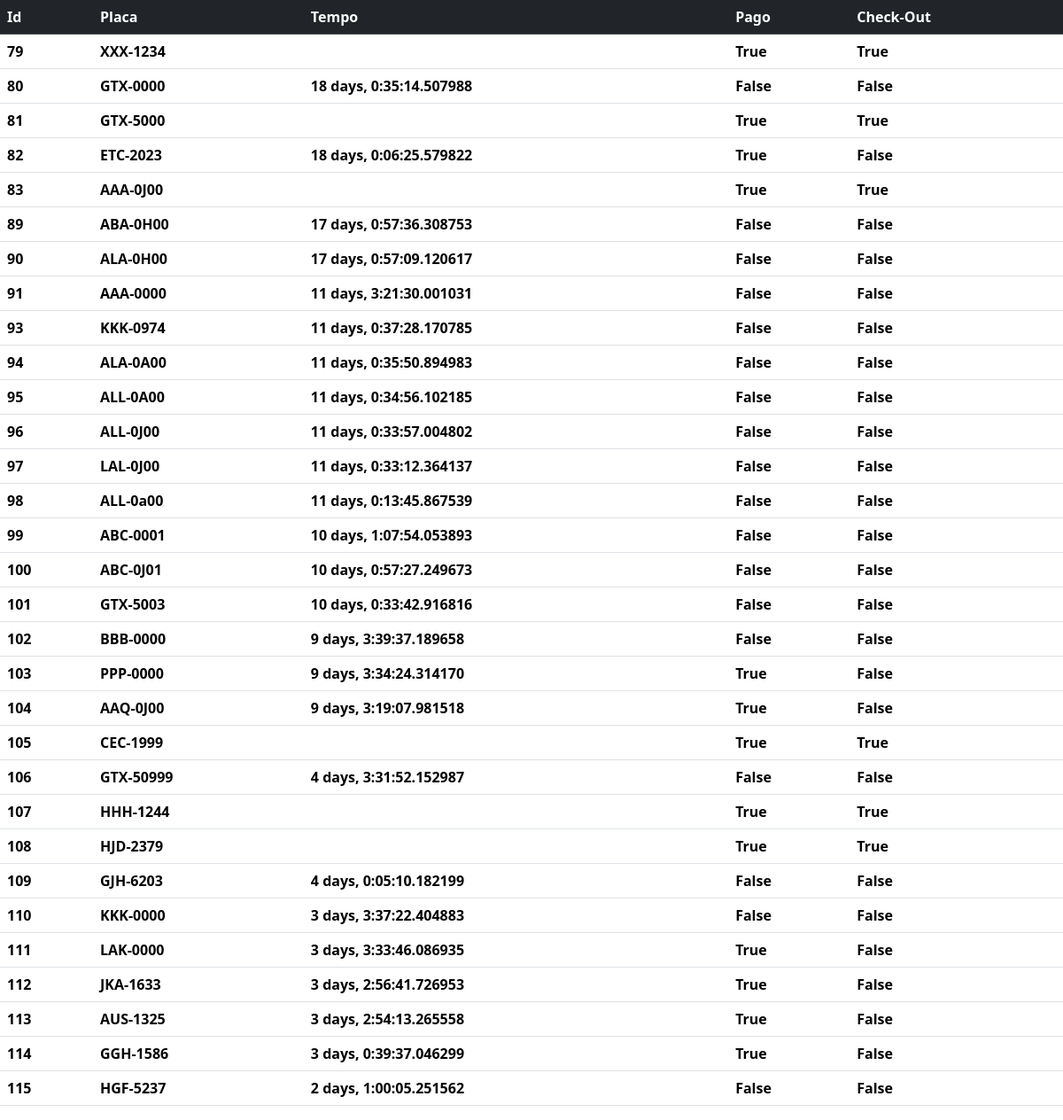
The app's page /parking/list/, older data.
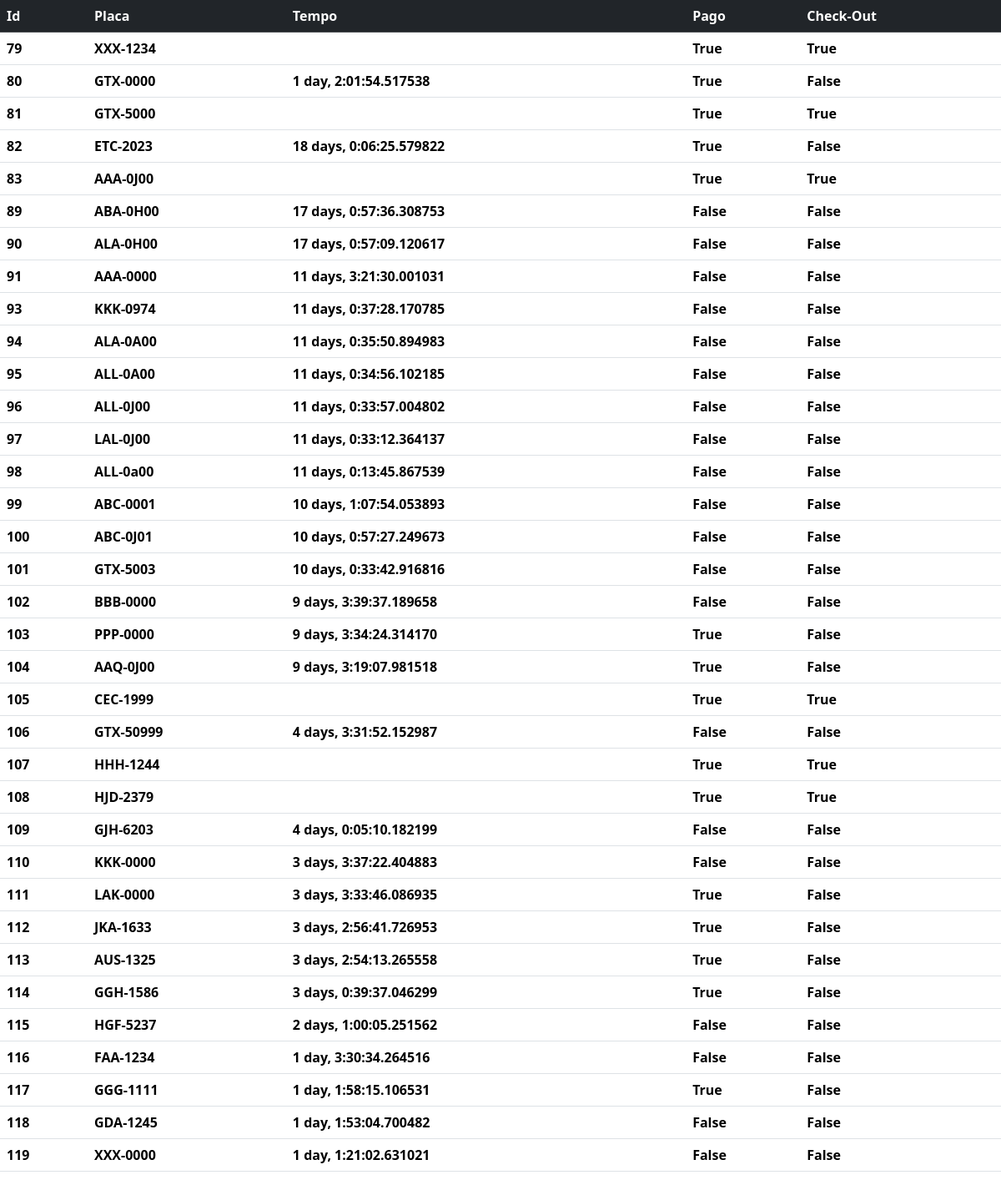
The same page, newer data.
### parking/models.py (models this page shows, shortened)
class Reservation(models.Model):
    plate = models.CharField(
        validators=[
            RegexValidator(r"[A-Z]{3}[-][0-9][0-9A-J][0-9]{2}",
            message="The Format plate is no Valid")],
            max_length=8,
            unique=True)
    date = models.DateTimeField(auto_now_add=True)
    paid = models.BooleanField(default=False, blank=False)
    left = models.BooleanField(default=False, blank=False)
    def get_duration(self):
        time = datetime.now(timezone.utc) - self.date
        try:
            return time
        except:
           return None

### parking/views.py (the view)
# urls.py: path("list/", views.list_reservation),
def list_reservation(request):
    reservartions = Reservation.objects.all()
    return render(request,"Reservation/reservation.html",{'reservations':reservartions}, status = 200)

### parking/templates/Reservation/reservation.html (shortened to what this page needs)
<html>
<head>
  {% load bootstrap5 %}
  {% bootstrap_css %}
</head>
<body>
  <div>
    <table class="table">
      <thead class="table-dark">
        <tr>
          <th scope="col">Id</th>
          <th scope="col">Placa</th>
          <th scope="col">Tempo</th>
          <th scope="col">Pago</th>
          <th scope="col">Check-Out</th>
        </tr>
      </thead>
      <tbody>
        {% for reservation in reservations %}
        <tr>
          <th scope="row">{{ reservation.id }}</th>
          <th>{{ reservation.plate }}</th>
          {% if reservation.left != True %}
          <th>{{ reservation.get_duration  }}</th>
          {% else %}
          <th>{{ reservation.time }}</th>
          {% endif %}
          <th>{{ reservation.paid }}</th>
          <th>{{ reservation.left }}</th>
        </tr>
        {% endfor %}
      </tbody>
    </table>
  </div>
</body>

Row changes from the older to the newer data that the page shows:
changed Reservation "GTX-0000": get_duration "18 days, 0:35:14.507988" → "1 day, 2:01:54.517538"; paid "False" → "True"
added Reservation: id "116", plate "FAA-1234", get_duration "1 day, 3:30:34.264516", paid "False", left "False"
added Reservation: id "117", plate "GGG-1111", get_duration "1 day, 1:58:15.106531", paid "True", left "False"
added Reservation: id "118", plate "GDA-1245", get_duration "1 day, 1:53:04.700482", paid "False", left "False"
added Reservation: id "119", plate "XXX-0000", get_duration "1 day, 1:21:02.631021", paid "False", left "False"
